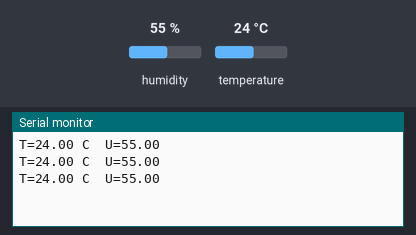
Bench run of a sketch on a simulated Arduino Uno, built with avr-gcc and run on an emulated ATmega328P. On the bench: the last lines printed to the serial monitor. The test bench sets the inputs (shaded band); at power-on: humidity 55 %, temperature 24 °C.

Above: at 3.8 s.
3.9 s: humidity set to 22 %
At 7.3 s:
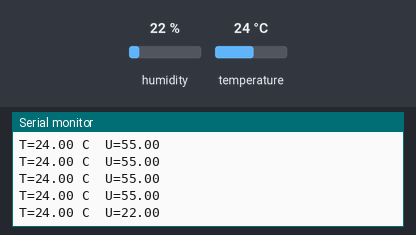
7.8 s: temperature set to 12 °C
At 10.3 s:
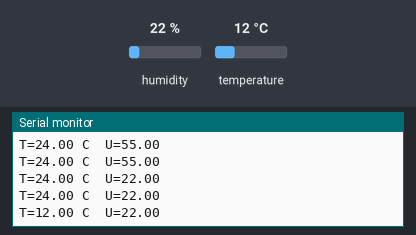
11.7 s: humidity set to 40 %
At 12.5 s:
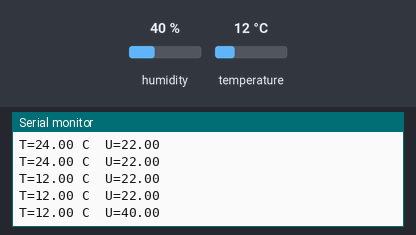
Timing chart, 0 to 14.7 s (numbered marks = the images above; inputs shaded):
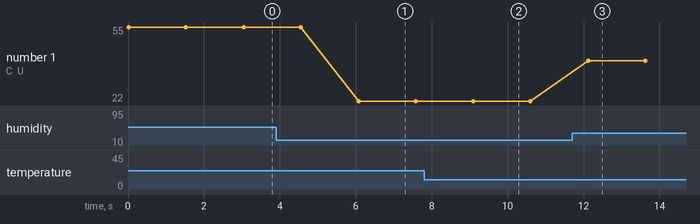

The sketch:

Projeto_023_Termometro_com_DHT11.ino
```cpp
// Projeto 023 - Termômetro com DHT11
// Arduino Uno | Arduino Neon Lab

#include <DHT.h>

 #define PINO 2
 DHT dht(PINO, DHT11);
 void setup(){ Serial.begin(9600); dht.begin(); }
 void loop(){
   float t = dht.readTemperature();
   float u = dht.readHumidity();
   Serial.print("T="); Serial.print(t); Serial.print(" C  U="); Serial.println(u);
   delay(1500);
 }
```

Measured:
- after the input at 3.9 s, the serial monitor: prints a new line after 2.2 s (image 1)
- after the input at 7.8 s, the serial monitor: prints a new line after 1.3 s (image 2)
- after the input at 11.7 s, the serial monitor: prints a new line after 0.42 s (image 3)
- plotted number 1: 55 → 22 after the input at 3.9 s, 22 → 40 after the input at 11.7 s
